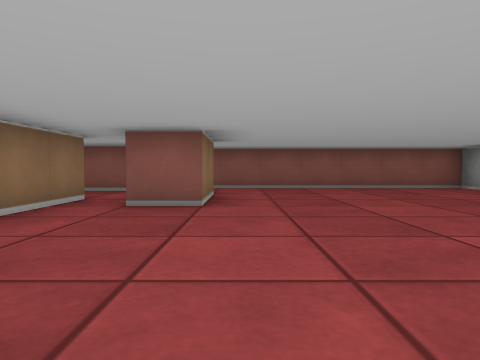
View 1 (above)

24 first-person views from a walk through a cub3D maze. The camera is about half as high as the walls, tilts 2° down and sees 70° across. The floor is counted in squares. Each view is taken from the middle of a square. On the plan, view 1 faces up. The plan holds only what a view shows up to about 9 squares ahead; the rest is blank.

View 2
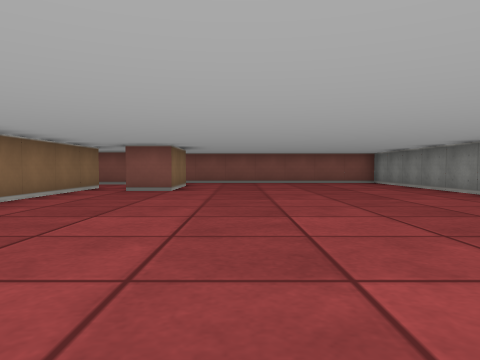

View 3
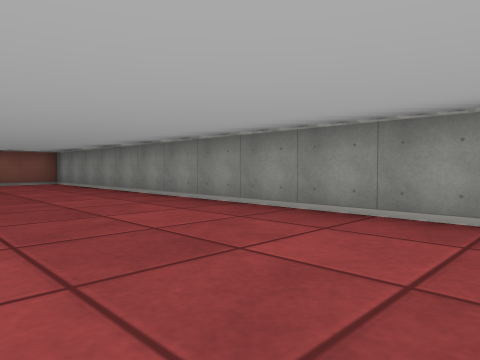

View 4
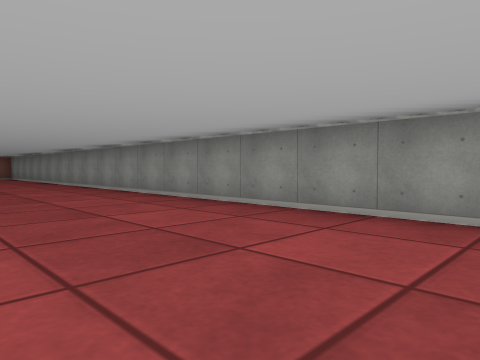

View 5
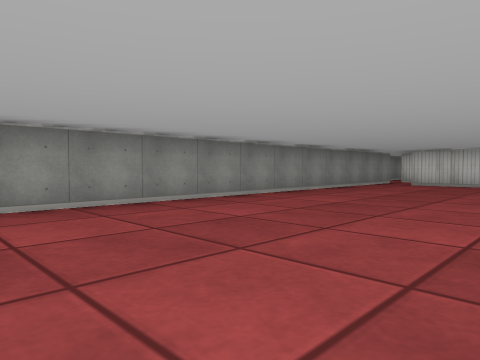

View 6
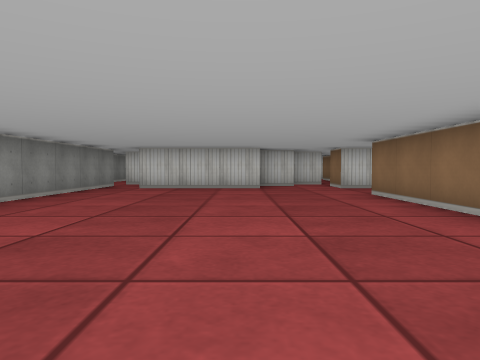

View 7
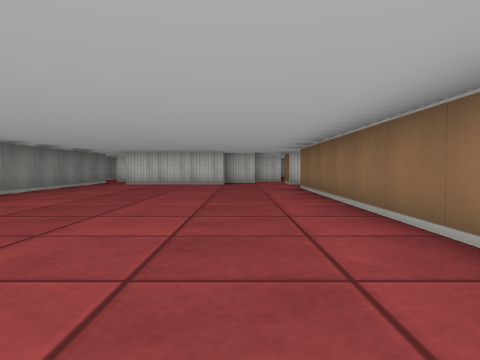

View 8
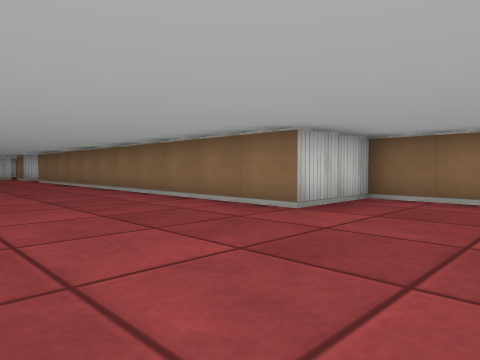

View 9
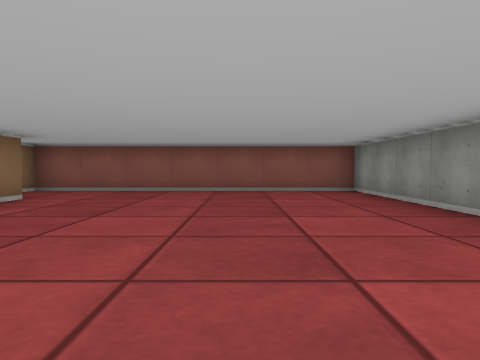

View 10
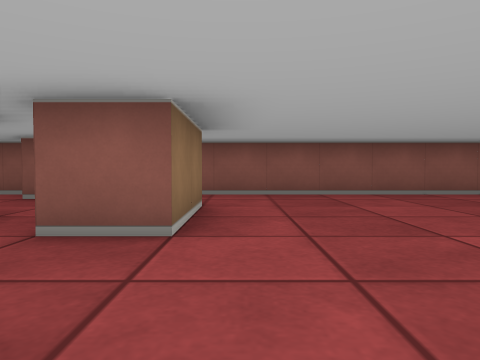

View 11
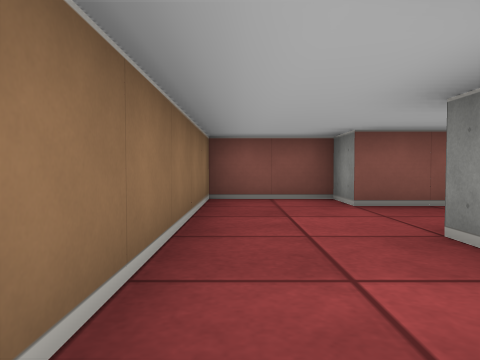

View 12
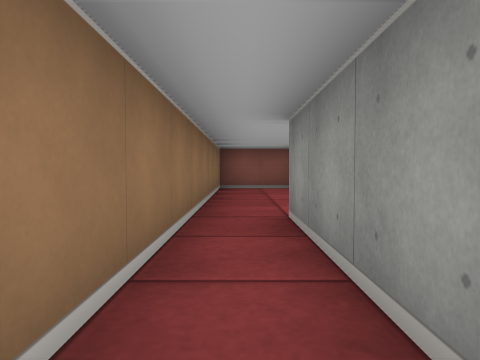

View 13
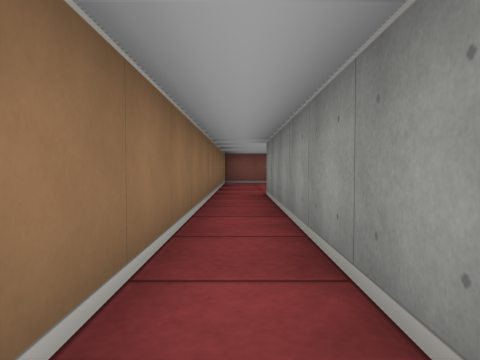

View 14
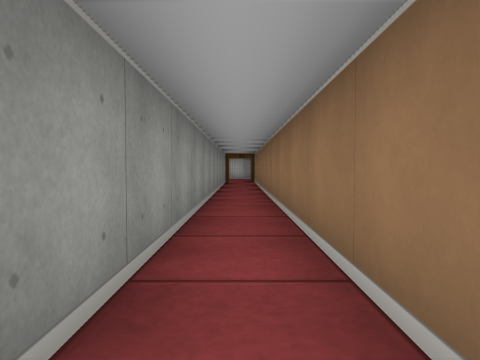

View 15
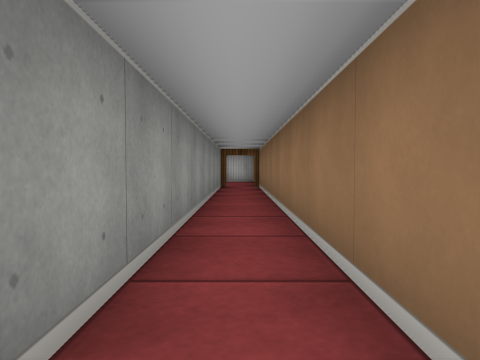

View 16
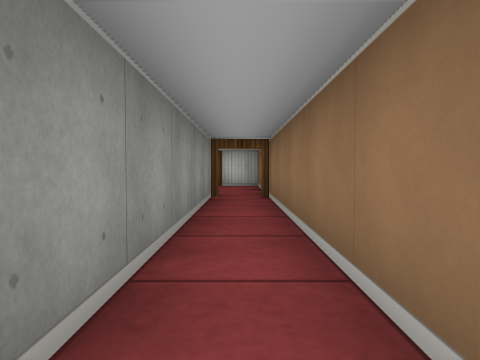

View 17
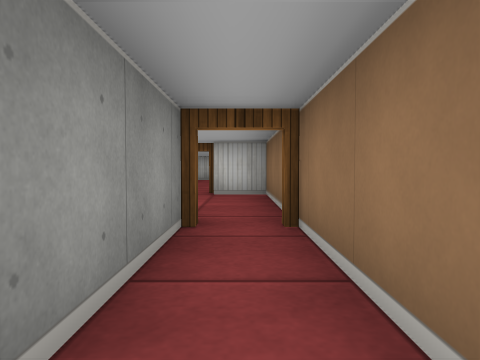

View 18
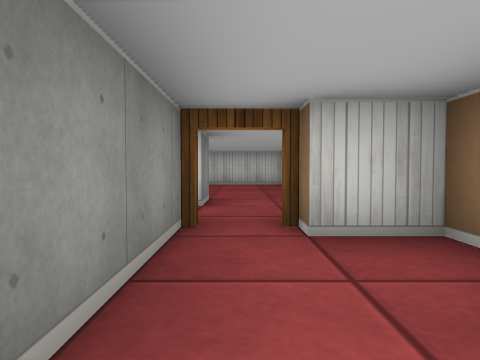

View 19
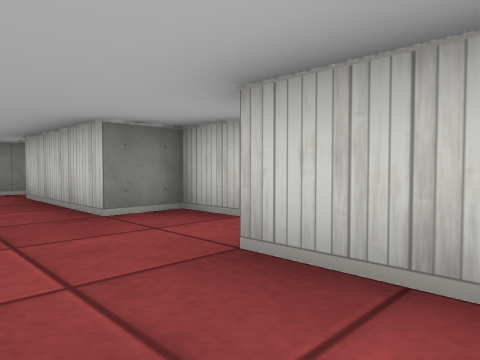

View 20
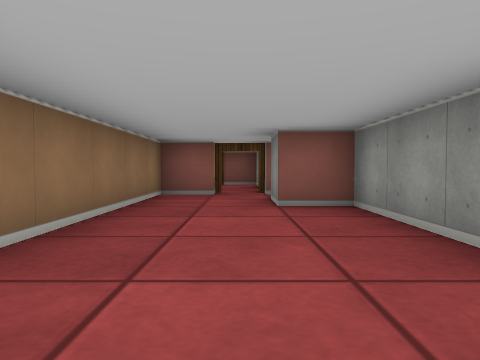

View 21
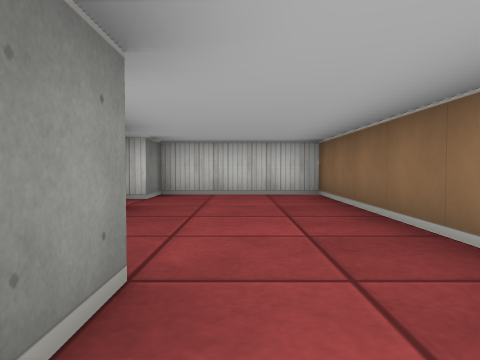

View 22
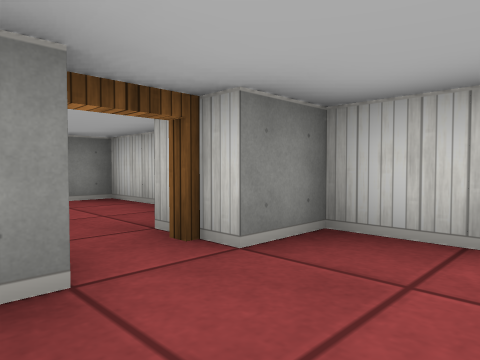

View 23
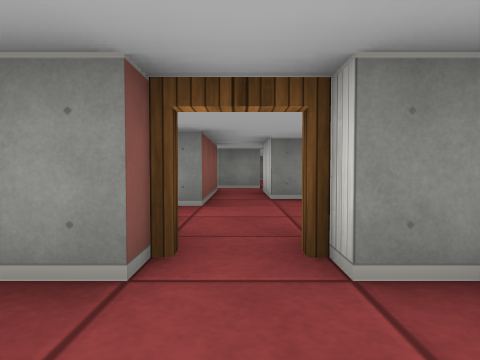

View 24
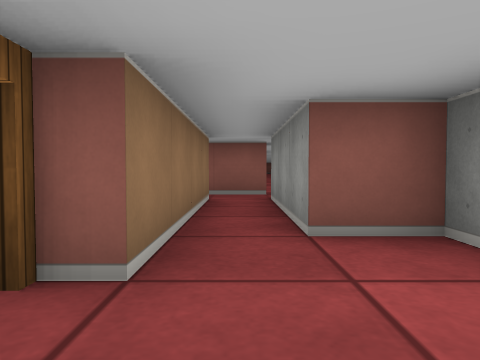

### Floor plan
Points are (right, up) in squares from view 1. A wall is a line through its corners. A room is listed if a view was taken in it or the views show most of it. See-through windows are left out.
Room 1 (views 1, 2, 3, 4, 5, 6, 7, 8, 9, 10)
walls: (-2.5, -0.9) (-2.5, -2.5) (-0.5, -2.5) (-0.5, -13.5); (-2.5, 4.5) (-2.5, 1.9); (-0.5, 6.5) (-0.5, 4.5) (-1.5, 4.5); (5.5, -16) (5.5, 8.5) (-1.5, 8.5) (-1.5, 8); (0.5, -16.5) (1.5, -16.5) (1.5, -15.5) (4.5, -15.5)
ways out: opening at (-1, -14.5) to room 4; opening at (0, -16) to room 6; opening at (-2, 5) to room 7; opening at (-1, 7) to room 7; opening at (5, -16)
Room 2 (views 11, 12, 13, 14, 15, 16, 17)
walls: (-2.2, 7.5) (-3.5, 7.5) (-3.5, 8.5) (-5.5, 8.5) (-5.5, -12); (-4.5, -12.1) (-4.5, 3.5)
ways out: open door at (-5, -12) to room 3; opening at (-3, 6.5) to room 7
Room 3 (view 18)
walls: (-5.5, -12) (-5.5, -15.5) (-4.5, -15.5); (-3.5, -16.5) (-3.5, -13.6)
ways out: open door at (-5, -12) to room 2; open door at (-4, -16) to room 5
Room 4 (view 19)
walls: (-1.8, -15.5) (-0.5, -15.5)
ways out: opening at (-1, -14.5) to room 1
Room 5 (views 20, 21, 22, 23)
walls: (-2.5, -21.5) (-2.5, -18.5) (-3.5, -18.5) (-3.5, -17.5); (-4.5, -16.5) (-5.5, -16.5) (-5.5, -23.5) (-2.5, -23.5) (-2.5, -22.5)
ways out: open door at (-4, -16) to room 3; open door at (-2, -22) to room 6
Room 6 (view 24)
walls: (0.1, -23.5) (1.5, -23.5) (1.5, -22.5) (3.5, -22.5); (3.2, -21.5) (0.5, -21.5) (0.5, -20.5) (-0.5, -20.5) (-0.5, -17.5); (-1.5, -17.5) (-1.5, -21.5); (-0.4, -16.5) (-1.6, -16.5); (-0.5, -15.5) (-0.5, -16)
ways out: opening at (0, -16) to room 1; open door at (-2, -22) to room 5; opening at (3, -22)
Room 7 (no view inside)
walls: (-2.5, 5.5) (-2.5, 4.5)
ways out: opening at (-2, 5) to room 1; opening at (-1, 7) to room 1; opening at (-3, 6.5) to room 2

Where each view was taken, in squares from view 1:
view 1: 0 up, 0 right, facing up
view 2: 3 down, 1 right, facing up
view 3: 3 down, 2 right, facing up-right
view 4: 9 down, 2 right, facing up-right
view 5: 5 down, 1 right, facing down-right
view 6: 7 down, 2 right, facing down
view 7: 5 down, 1 right, facing down
view 8: 0 up, 3 right, facing down-left
view 9: 1 up, 3 right, facing up
view 10: 2 up, 0 right, facing up
view 11: 3 up, 5 left, facing up
view 12: 0 up, 5 left, facing up
view 13: 3 down, 5 left, facing up
view 14: 0 up, 5 left, facing down
view 15: 3 down, 5 left, facing down
view 16: 6 down, 5 left, facing down
view 17: 9 down, 5 left, facing down
view 18: 13 down, 4 left, facing down
view 19: 14 down, 2 left, facing down-right
view 20: 23 down, 4 left, facing up
view 21: 17 down, 4 left, facing down
view 22: 21 down, 4 left, facing down-right
view 23: 22 down, 4 left, facing right
view 24: 23 down, 1 left, facing up
